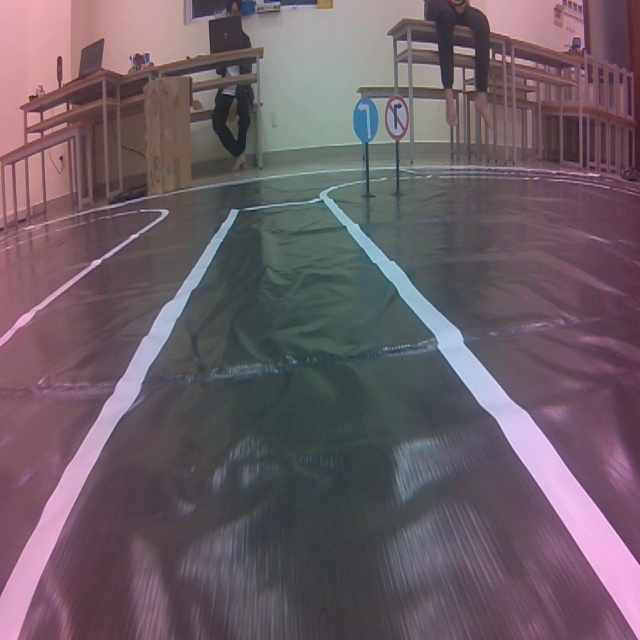
#> input picture test_im/127.jpg, 640 x 640 px; its folder holds only this picture in this run
$ python im_preprocessing.py   (older library calls are emulated)
#> lines starting #> are read from the running program, lines starting #| are printed output that depends on the picture; after the words box and inside, x2 and y2 are one past the last pixel; in counts of white or black regions, pixels touching at a corner belong together
import cv2
import numpy as np
import os
import matplotlib.pyplot as plt

im_dir = r'test_im'
save_dir = r'save_im'

def threshold_filter(sobel_image, threshold):
    abs_sobel_image = np.absolute(sobel_image)
    scaled_sobelx = np.uint8(255*abs_sobel_image/np.max(abs_sobel_image))
    binary = np.zeros_like(scaled_sobelx)
    binary[(scaled_sobelx >= threshold[0]) & (scaled_sobelx <= threshold[1])] = 255
    return binary

def region_of_interest(frame):
    height = frame.shape[0]
    width = frame.shape[1]
    mask = np.zeros_like(frame)

    region_of_interest_vertices = np.array([[   (200, 0.5 * height),
                                                (100, height),
                                                (0, height),
                                                (0, 0.5 * height),
                                                (200, 0.5 * height),

                                                (width - 200, 0.5 * height),
                                                (width - 100, height),
                                                (width, height),
                                                (width, 0.5 * height),
                                                (width - 200, 0.5 * height)]], np.int32)
    # region_of_interest_vertices = np.array([[   (0, height),
    #                                             (width, height),
    #                                             (width, height - 100),
    #                                             (width - 200, 0.5 * height),
    #                                             (200, 0.5 * height),
    #                                             (0, height - 100),
    #                                             (0, height)]], np.int32)

    cv2.fillPoly(mask, region_of_interest_vertices, 255)

    masked_image = cv2.bitwise_and(frame, mask)
    return mask

def sobel_image(image):
    im = cv2.GaussianBlur(image,(3,3),0)
    grey = np.float64(cv2.cvtColor(im, cv2.COLOR_BGR2GRAY))

    sobel_x = cv2.Sobel(grey, cv2.CV_64F, 1, 0, ksize = 3)
    sobel_y = cv2.Sobel(grey, cv2.CV_64F, 0, 1, ksize = 3)
    sxbinary = threshold_filter(np.hypot(sobel_x, sobel_y), [25, 255])
    ret, thresh = cv2.threshold(grey, 200, 255, cv2.THRESH_BINARY)
    # ret = sxbinary + thresh
    return sxbinary

def hough_transform(image):
    hough_lines = cv2.HoughLinesP(image, rho = 5, theta = np.pi/180, threshold = 10,
                    minLineLength = 20, maxLineGap =500)

    left_lane, right_lane = average_slope_intercept(hough_lines)
    y1 = image.shape[0]
    y2 = y1 * 0.6
    left_line  = pixel_points(y1, y2, left_lane)
    right_line = pixel_points(y1, y2, right_lane)
    return left_line, right_line

def average_slope_intercept(lines):
    left_lines    = [] #(slope, intercept)
    left_weights  = [] #(length,)
    right_lines   = [] #(slope, intercept)
    right_weights = [] #(length,)
    for line in lines:
        for x1, y1, x2, y2 in line:
            if x1 == x2:
                continue
            # calculating slope of a line
            slope = (y2 - y1) / (x2 - x1)
            # calculating intercept of a line
            intercept = y1 - (slope * x1)
            # calculating length of a line
            length = np.sqrt(((y2 - y1) ** 2) + ((x2 - x1) ** 2))
            # slope of left lane is negative and for right lane slope is positive
            if slope < 0:
                left_lines.append((slope, intercept))
                left_weights.append((length))
            else:
                right_lines.append((slope, intercept))
                right_weights.append((length))
    #
    left_lane  = np.dot(left_weights,  left_lines) / np.sum(left_weights)  if len(left_weights) > 0 else None
    right_lane = np.dot(right_weights, right_lines) / np.sum(right_weights) if len(right_weights) > 0 else None
    return left_lane, right_lane

def pixel_points(y1, y2, line):
    if line is None:
        return None
    slope, intercept = line
    x1 = int((y1 - intercept)/slope)
    x2 = int((y2 - intercept)/slope)
    y1 = int(y1)
    y2 = int(y2)
    return ((x1, y1), (x2, y2))


def draw_lane_lines(image, lines, color=[255, 0, 0], thickness=6):
    line_image = np.zeros_like(image)
    for line in lines:
        if line is not None:
            cv2.line(line_image, *line,  color, thickness)
    return cv2.addWeighted(image, 1.0, line_image, 1.0, 0.0)

if __name__ == '__main__':
    for path in os.listdir(im_dir):
        image_path = os.path.join(im_dir, path)
        im = cv2.imread(image_path)
#> im is the input picture: shape (640, 640, 3); mean B, G, R 102.5, 93.9, 108.3
        bin_sobel = sobel_image(im)
#> in sobel_image, `grey = np.float64(cv2.cvtColor(im, cv2.COLOR_BGR2GRAY))`:
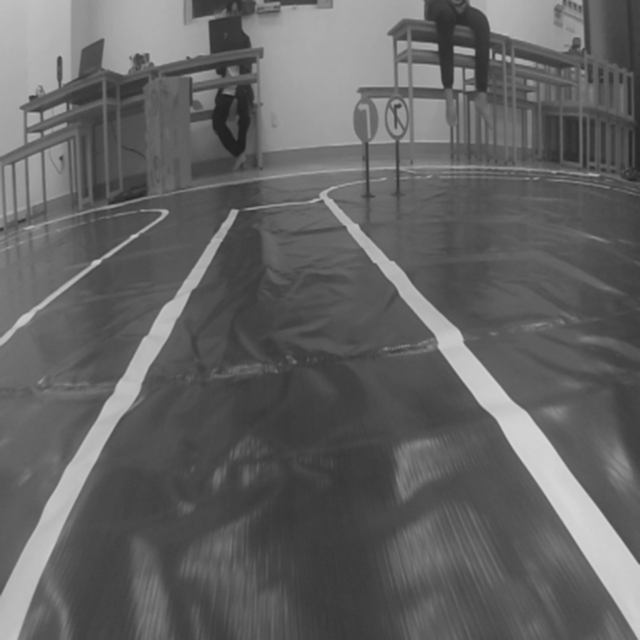
#> grey: shape (640, 640) float64; min 30, max 215, mean 99.2
#> in sobel_image, `sobel_y = cv2.Sobel(grey, cv2.CV_64F, 0, 1, ksize = 3)`:
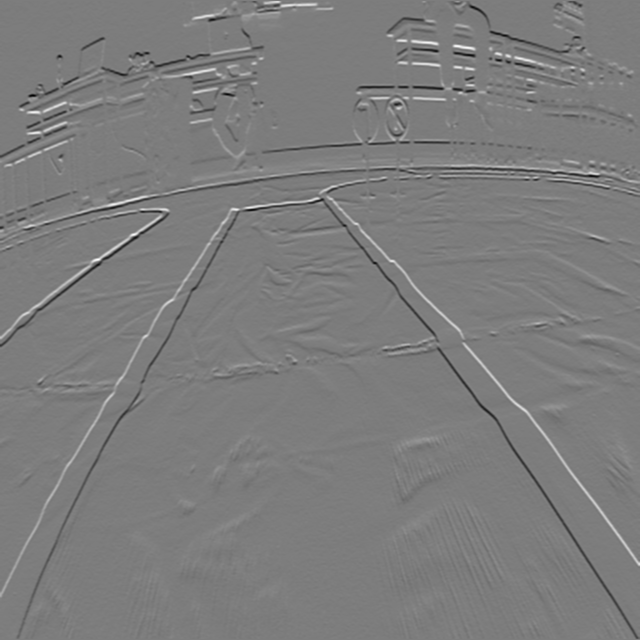
#> sobel_y: shape (640, 640) float64; min -375, max 389, mean -0.6; drawn with min black and max white
#> in sobel_image, `sxbinary = threshold_filter(np.hypot(sobel_x, sobel_y), [25, 255])`:
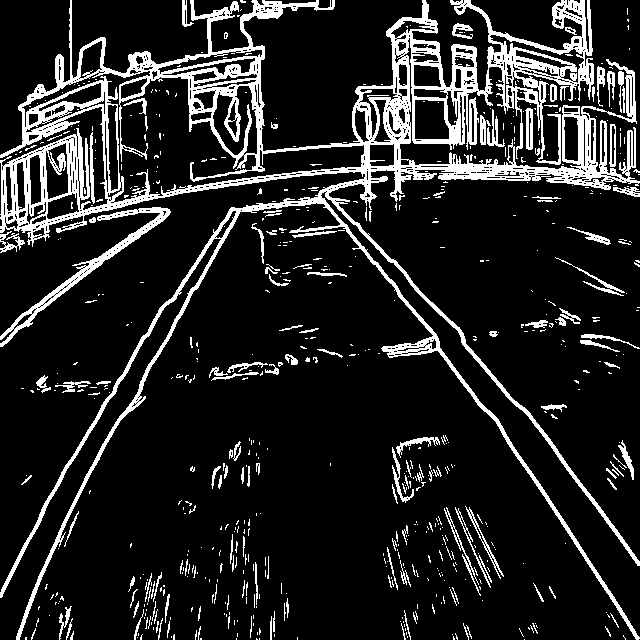
#> sxbinary: shape (640, 640); 14.1% white; 655 white regions (521 under 20 px), largest, box (x1, y1, x2, y2) and area: (0, 0, 640, 640) 43650, (0, 207, 171, 347) 1998, (444, 507, 481, 596) 271
        hough = hough_transform(region_of_interest(bin_sobel))
#> in region_of_interest, `masked_image = cv2.bitwise_and(frame, mask)`:
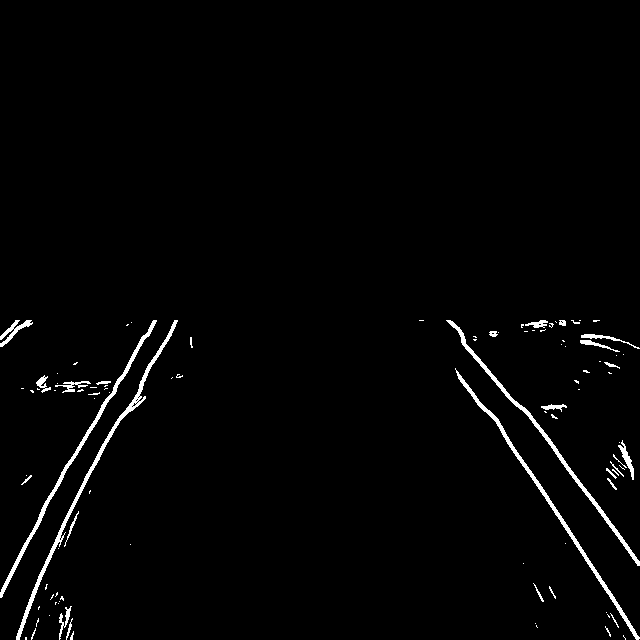
#> masked_image: shape (640, 640); 1.8% white; 99 white regions (71 under 20 px), largest, box (x1, y1, x2, y2) and area: (16, 320, 178, 640) 1480, (455, 368, 640, 640) 1295, (446, 320, 640, 566) 1263
#> in hough_transform, `hough_lines = cv2.HoughLinesP(image, rho = 5, theta = np.pi/180, thres..`: hough_lines = 440 rows, first 6: [0, 429, 639, 328], [0, 500, 639, 601], [0, 627, 639, 356], [0, 438, 639, 597], [0, 434, 639, 344], [0, 334, 639, 554]
#> the loop in average_slope_intercept, `for line in lines:` made 440 passes
#> after the loop in average_slope_intercept, `for line in lines:`: left_lines = 108 pairs, first value -10 to -0.0172, second value 350 to 3029.4; left_weights = 108 values, max 699.7 at index 8, min 20.1 at index 39, mean 358.1; right_lines = 331 pairs, first value 0 to 30, second value -5380 to 639; right_weights = 331 values, max 679.3 at index 223, min 21.02 at index 187, mean 397.5
#> in average_slope_intercept, `left_lane  = np.dot(left_weights,  left_lines) / np.sum(left_weights) ..`: left_lane = [-0.388, 555.9]
#> in average_slope_intercept, `right_lane = np.dot(right_weights, right_lines) / np.sum(right_weights..`: right_lane = [0.258, 381.1]
#> in hough_transform, `left_lane, right_lane = average_slope_intercept(hough_lines)`: left_lane = [-0.388, 555.9]; right_lane = [0.258, 381.1]
#> in pixel_points, `slope, intercept = line`: slope = -0.388; intercept = 555.9
#> in pixel_points, `x1 = int((y1 - intercept)/slope)`: x1 = -216
#> in pixel_points, `x2 = int((y2 - intercept)/slope)`: x2 = 443
#> in hough_transform, `left_line  = pixel_points(y1, y2, left_lane)`: left_line = ((-216, 640), (443, 384))
#> in hough_transform, `right_line = pixel_points(y1, y2, right_lane)`: right_line = ((1004, 640), (11, 384))
#> hough = (((-216, 640), (443, 384)), ((1004, 640), (11, 384)))
        print(hough)
#| (((-216, 640), (443, 384)), ((1004, 640), (11, 384)))
        result = draw_lane_lines(region_of_interest(bin_sobel), hough)
#> the loop in draw_lane_lines, `for line in lines:` made 2 passes
#> line on passes 1 to 2: ((-216, 640), (443, 384)), ((1004, 640), (11, 384))
#> after the loop in draw_lane_lines, `for line in lines:`:
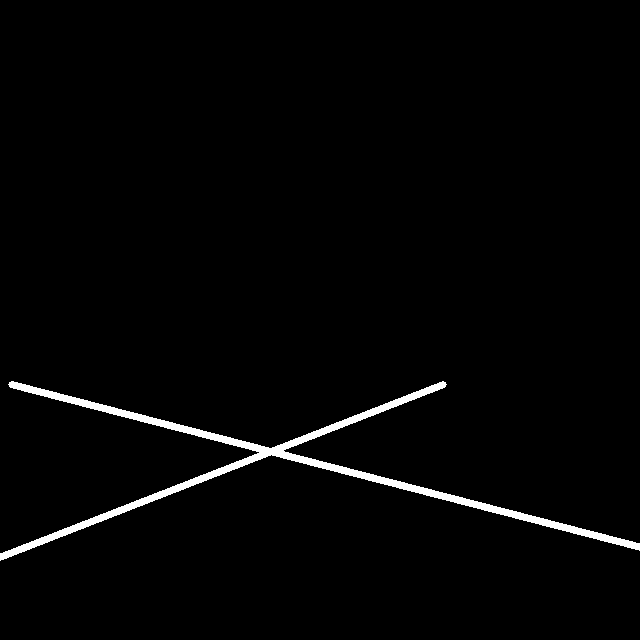
#> line_image: shape (640, 640); 1.9% white; 1 white region, box (x1, y1, x2, y2) and area: (0, 381, 640, 561) 7852
#> in draw_lane_lines, `return cv2.addWeighted(image, 1.0, line_image, 1.0, 0.0)`:
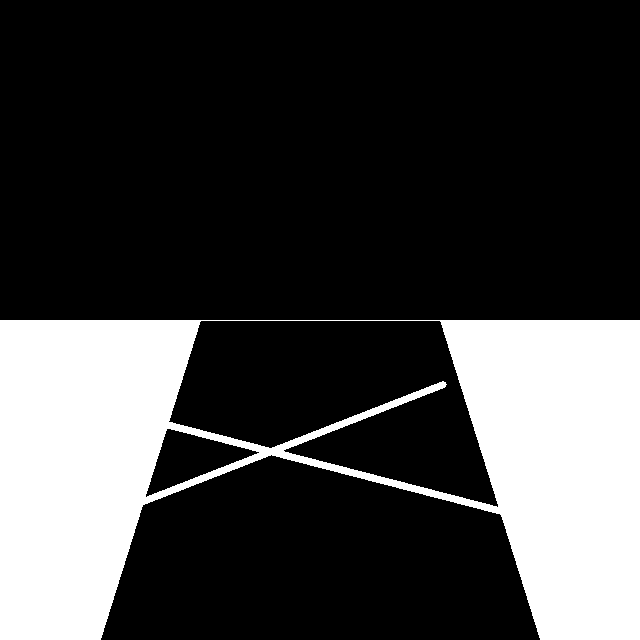
#> returned value: shape (640, 640); 24.7% white; 1 white region, box (x1, y1, x2, y2) and area: (0, 320, 640, 640) 101145
        plt.figure()
        # plt.imshow(bin_sobel)
        # result = region_of_interest(bin_sobel)
        plt.imshow(result)
        # if path == '77.jpg':
        #     plt.show()
        save_path = os.path.join(save_dir, path)
        plt.imsave(save_path, result)
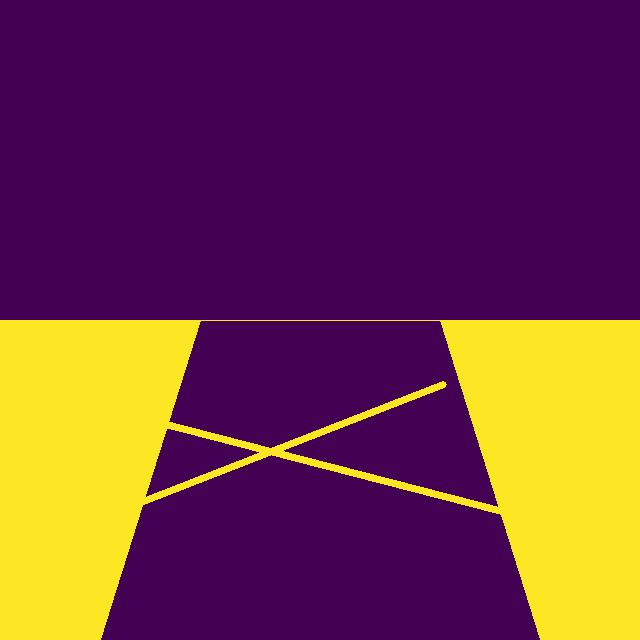
#> saved as 127.jpg: shape (640, 640, 3); mean R, G, B 113.6, 56.9, 71.4
        # cv2.imshow("masked", region_of_interest(bin_sobel))
        # cv2.imshow("result", result)
        # cv2.waitKey(0)

$ run again, on test_im/304.jpg
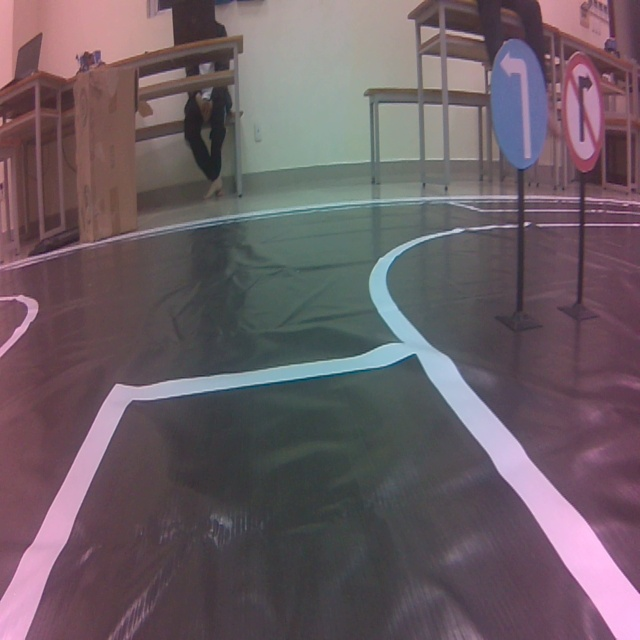
#> input picture test_im/304.jpg, 640 x 640 px
#> im is the input picture: shape (640, 640, 3); mean B, G, R 100.2, 93.3, 107.1
#> in sobel_image, `sxbinary = threshold_filter(np.hypot(sobel_x, sobel_y), [25, 255])`:
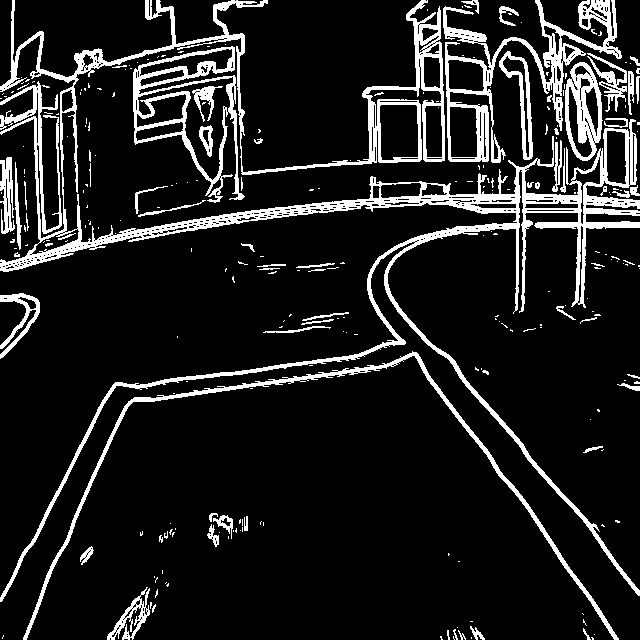
#> sxbinary: shape (640, 640); 12.2% white; 268 white regions (203 under 20 px), largest, box (x1, y1, x2, y2) and area: (0, 0, 640, 602) 26067, (443, 0, 622, 163) 5570, (23, 351, 619, 640) 3853
#> thresh: shape (640, 640) float64; 1.6% white; 11 white regions (7 under 20 px), largest, box (x1, y1, x2, y2) and area: (522, 485, 640, 640) 6181, (494, 442, 536, 469) 441, (2, 633, 13, 640) 51, (539, 474, 559, 495) 36
#> mask: shape (640, 640); 23.6% white; 1 white region, box (x1, y1, x2, y2) and area: (0, 320, 640, 640) 96559
#> in region_of_interest, `masked_image = cv2.bitwise_and(frame, mask)`:
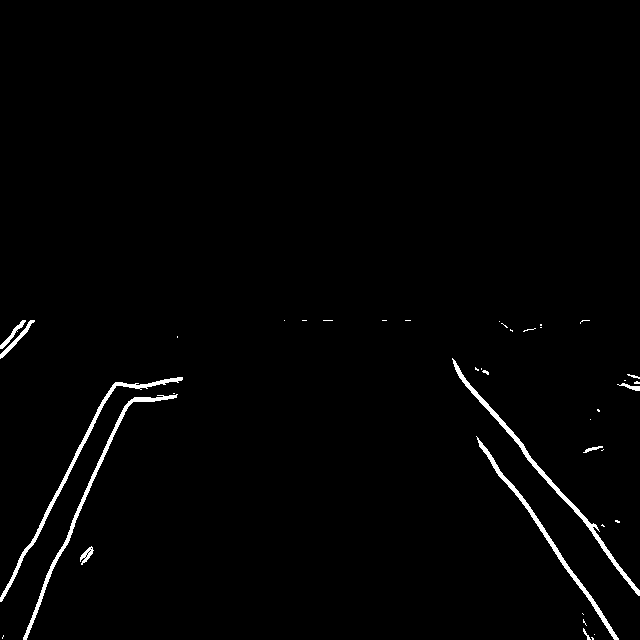
#> masked_image: shape (640, 640); 1.4% white; 40 white regions (28 under 20 px), largest, box (x1, y1, x2, y2) and area: (452, 358, 640, 596) 1354, (0, 377, 183, 602) 1211, (23, 394, 178, 640) 1205
#> hough_lines = 440 rows, first 6: [0, 429, 639, 328], [0, 500, 639, 601], [0, 627, 639, 356], [0, 438, 639, 597], [0, 434, 639, 344], [0, 334, 639, 554]
#> the loop in average_slope_intercept, `for line in lines:` made 440 passes
#> after the loop in average_slope_intercept, `for line in lines:`: left_lines = 108 pairs, first value -10 to -0.0172, second value 350 to 3029.4; left_weights = 108 values, max 699.7 at index 8, min 20.1 at index 39, mean 358.1; right_lines = 331 pairs, first value 0 to 30, second value -5380 to 639; right_weights = 331 values, max 679.3 at index 223, min 21.02 at index 187, mean 397.5
#> in average_slope_intercept, `left_lane  = np.dot(left_weights,  left_lines) / np.sum(left_weights) ..`: left_lane = [-0.388, 555.9]
#> in average_slope_intercept, `right_lane = np.dot(right_weights, right_lines) / np.sum(right_weights..`: right_lane = [0.258, 381.1]
#> in hough_transform, `left_lane, right_lane = average_slope_intercept(hough_lines)`: left_lane = [-0.388, 555.9]; right_lane = [0.258, 381.1]
#> slope = -0.388; intercept = 555.9
#> x1 = -216
#> x2 = 443
#> left_line = ((-216, 640), (443, 384))
#> right_line = ((1004, 640), (11, 384))
#> hough = (((-216, 640), (443, 384)), ((1004, 640), (11, 384)))
#| (((-216, 640), (443, 384)), ((1004, 640), (11, 384)))
#> the loop in draw_lane_lines, `for line in lines:` made 2 passes
#> line on passes 1 to 2: ((-216, 640), (443, 384)), ((1004, 640), (11, 384))

$ run again, on test_im/45.jpg
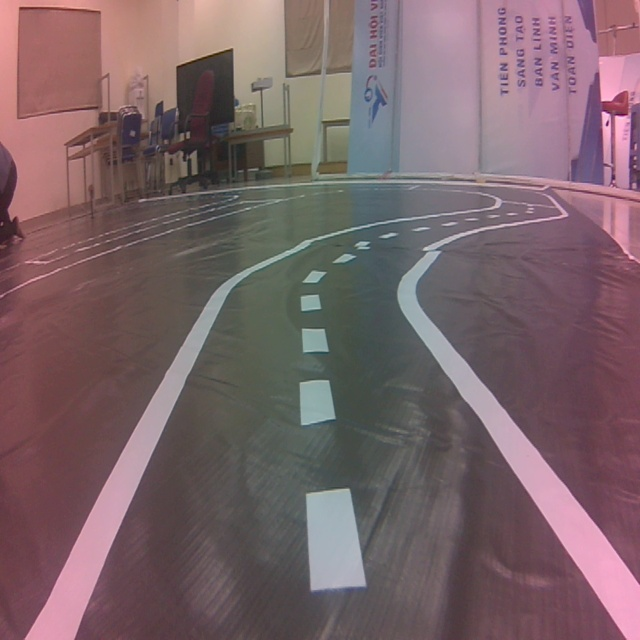
#> input picture test_im/45.jpg, 640 x 640 px
#> im is the input picture: shape (640, 640, 3); mean B, G, R 104.2, 99.9, 121.6
#> in sobel_image, `sxbinary = threshold_filter(np.hypot(sobel_x, sobel_y), [25, 255])`:
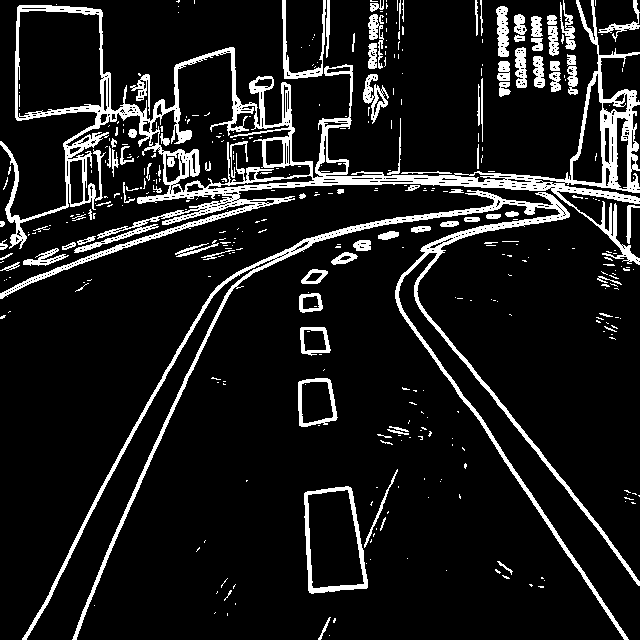
#> sxbinary: shape (640, 640); 11% white; 397 white regions (300 under 20 px), largest, box (x1, y1, x2, y2) and area: (0, 0, 640, 299) 21161, (22, 190, 640, 640) 9898, (304, 486, 368, 594) 1292
#> thresh: shape (640, 640) float64; 0.06% white; 5 white regions (1 under 20 px), largest, box (x1, y1, x2, y2) and area: (616, 117, 625, 138) 124, (602, 91, 615, 100) 73, (603, 113, 609, 124) 34, (604, 127, 610, 135) 27
#> mask: shape (640, 640); 23.6% white; 1 white region, box (x1, y1, x2, y2) and area: (0, 320, 640, 640) 96559
#> in region_of_interest, `masked_image = cv2.bitwise_and(frame, mask)`:
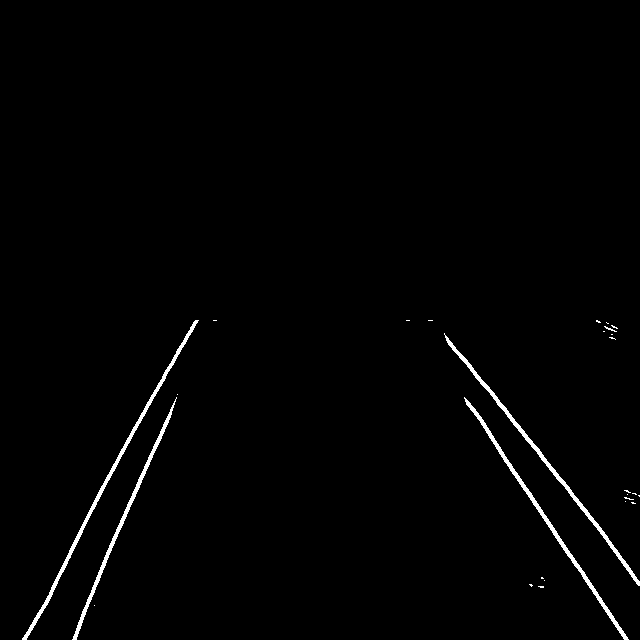
#> masked_image: shape (640, 640); 1.2% white; 27 white regions (22 under 20 px), largest, box (x1, y1, x2, y2) and area: (22, 320, 199, 640) 1371, (444, 333, 640, 586) 1264, (464, 397, 629, 640) 1185, (72, 397, 177, 640) 993, (604, 326, 617, 332) 22
#> hough_lines = 440 rows, first 6: [0, 429, 639, 328], [0, 500, 639, 601], [0, 627, 639, 356], [0, 438, 639, 597], [0, 434, 639, 344], [0, 334, 639, 554]
#> the loop in average_slope_intercept, `for line in lines:` made 440 passes
#> after the loop in average_slope_intercept, `for line in lines:`: left_lines = 108 pairs, first value -10 to -0.0172, second value 350 to 3029.4; left_weights = 108 values, max 699.7 at index 8, min 20.1 at index 39, mean 358.1; right_lines = 331 pairs, first value 0 to 30, second value -5380 to 639; right_weights = 331 values, max 679.3 at index 223, min 21.02 at index 187, mean 397.5
#> in average_slope_intercept, `left_lane  = np.dot(left_weights,  left_lines) / np.sum(left_weights) ..`: left_lane = [-0.388, 555.9]
#> in average_slope_intercept, `right_lane = np.dot(right_weights, right_lines) / np.sum(right_weights..`: right_lane = [0.258, 381.1]
#> in hough_transform, `left_lane, right_lane = average_slope_intercept(hough_lines)`: left_lane = [-0.388, 555.9]; right_lane = [0.258, 381.1]
#> slope = -0.388; intercept = 555.9
#> x1 = -216
#> x2 = 443
#> left_line = ((-216, 640), (443, 384))
#> right_line = ((1004, 640), (11, 384))
#> hough = (((-216, 640), (443, 384)), ((1004, 640), (11, 384)))
#| (((-216, 640), (443, 384)), ((1004, 640), (11, 384)))
#> the loop in draw_lane_lines, `for line in lines:` made 2 passes
#> line on passes 1 to 2: ((-216, 640), (443, 384)), ((1004, 640), (11, 384))
